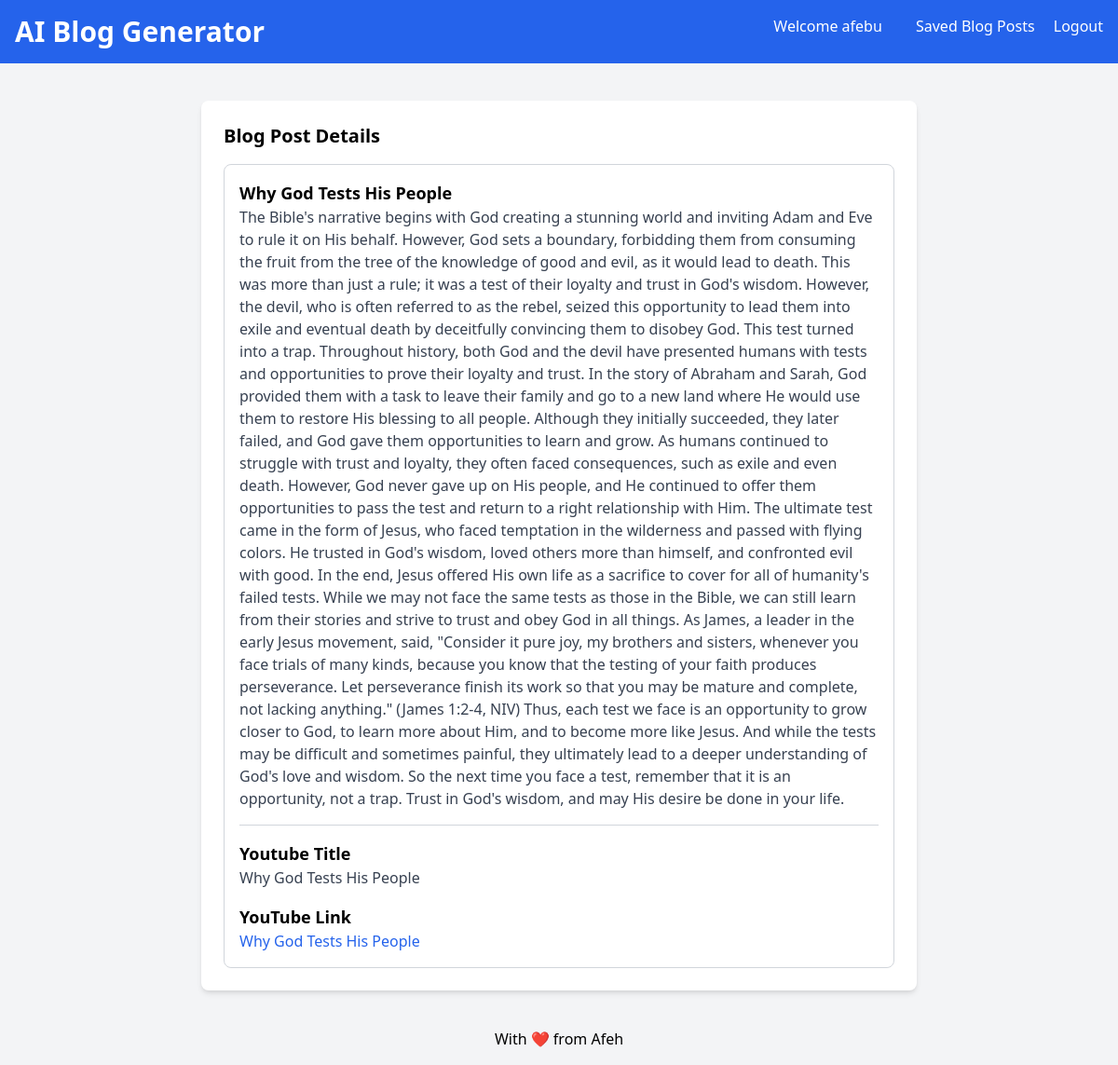
The app's page /blog-details/4 (signed in) with its own data.
### blog_generator/models.py (models this page shows, shortened)
class BlogPost(models.Model):
	user = models.ForeignKey(User, on_delete=models.CASCADE)
	youtube_title = models.CharField(max_length=300)
	youtube_link = models.URLField()
	generated_content = models.TextField()
	created_at = models.DateTimeField(auto_now_add=True)

### blog_generator/views.py (the view)
# urls.py: path('blog-details/<int:pk>', views.blog_details, name='blog-details'),
def blog_details(request, pk):
	blog_article_detail = BlogPost.objects.get(id=pk)
	if request.user == blog_article_detail.user:
		return render(request, 'blog-details.html', {'blog_article_detail': blog_article_detail})
	else:
		return redirect('/')

### templates/blog-details.html (shortened to what this page needs)
<!DOCTYPE html>
<html lang="en">
	<head>
		<link href="https://cdn.jsdelivr.net/npm/tailwindcss@2.2.19/dist/tailwind.min.css" rel="stylesheet"/>
	</head>
	<body class="bg-gray-100 font-sans antialised">
		<nav class="bg-blue-600 p-4 text-white flex justify-between">
			<a href="/">
				<div>
					<h1 class="text-3xl font-bold">AI Blog Generator</h1>
				</div>
			</a>
			<div>
				<a href="/" class="text-white hover:underline mx-4">Welcome {{ user.username }}</a>
				<a href="/blog-list" class="text-white hover:underline mx-4">Saved Blog Posts</a>
				<a href="logout" class="text-white hover:underline">Logout</a>
			</div>
		</nav>
		<div class="container mx-auto mt-10 px-4 sm:px-0">
			<div class="max-w-3xl mx-auto bg-white p-6 rounded-lg shadow-md">
				<section>
					<h2 class="text-xl mb-4 font-semibold">Blog Post Details</h2>
					<div class="border border-gray-300 p-4 rounded-lg">
						<h3 class="text-lg font-semibold">{{blog_article_detail.youtube_title}}</h3>
						<p class="text-gray-700">{{blog_article_detail.generated_content}}</p>
						<hr class="my-4 border-gray-300">
						<h4 class="text-lg font-semibold">Youtube Title</h4>
						<p class="text-gray-700">{{blog_article_detail.youtube_title}}</p>
						<h4 class="text-lg font-semibold mt-4">YouTube Link</h4>
						<a class="text-blue-600 hover:underline" href="{{blog_article_detail.youtube_link}}">{{blog_article_detail.youtube_title}}</a>
					</div>
				</section>
			</div>
		</div>
		<footer class="text-center p-4 text-black mt-6">
			<a href="https://github.com/Afeh">With ❤️ from Afeh</a>
		</footer>
	</body>
</html>

### records on screen
BlogPost: youtube_title "Why God Tests His People", generated_content "The Bible's narrative begins with God creating a stunning world and inviting Adam and Eve to rule it on His behalf. However, God sets a boundary, forbidding them from consuming the fruit from the tree of the knowledge of good and evil, as it would lead to death. This was more than just a rule; it was a test of their loyalty and trust in God's wisdom. However, the devil, who is often referred to as the rebel, seized this opportunity to lead them into exile and eventual death by deceitfully convincing them to disobey God. This test turned into a trap. Throughout history, both God and the devil have presented humans with tests and opportunities to prove their loyalty and trust. In the story of…"

### other values on screen
{{ user.username }} "afebu"
